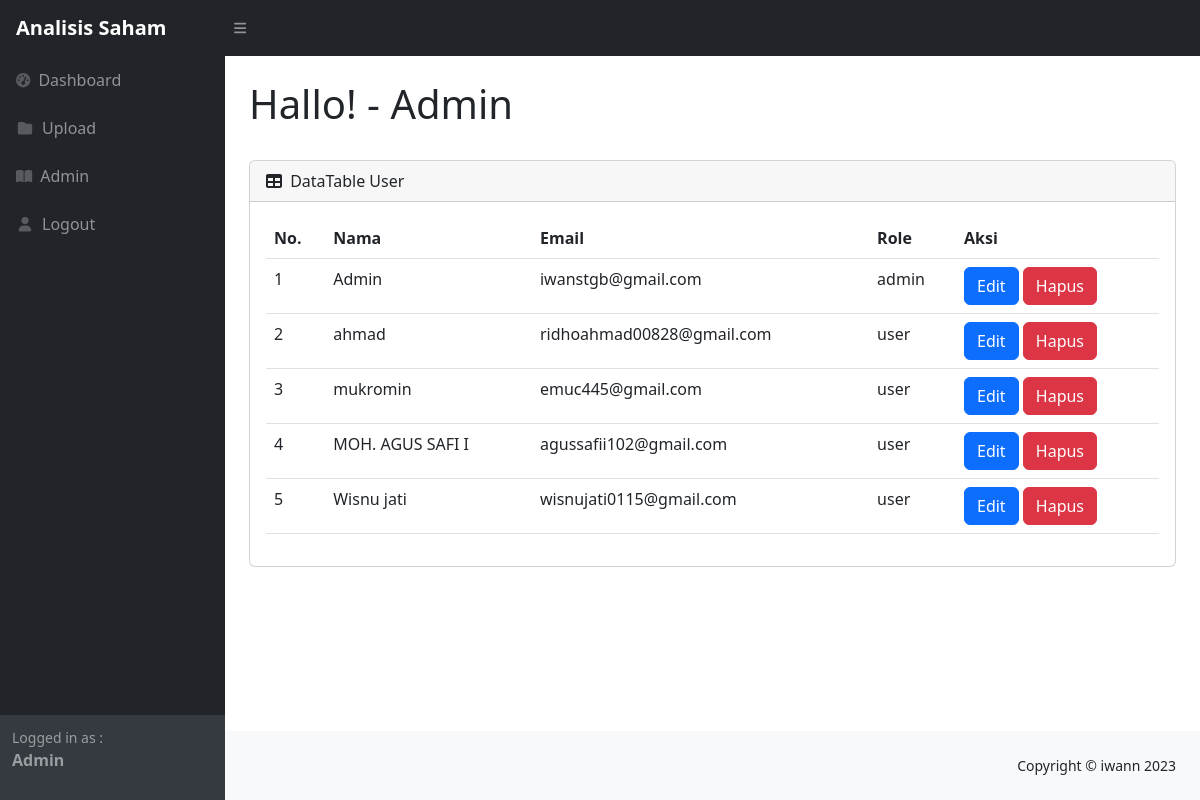
The page /admin/users.php (signed in) on the database its author committed.
### tables this page shows
CREATE TABLE `users` (
  `id` int(11) NOT NULL,
  `nama` varchar(255) NOT NULL,
  `email` varchar(255) NOT NULL,
  `password` varchar(255) NOT NULL,
  `role` enum('user','admin') DEFAULT 'user'
);

### admin/users.php (the view, shortened to what this page needs)
<?php
$userNama = $_SESSION['user_nama'];
$userRole = $_SESSION['user_role'];
require_once('../koneksi.php');
?>
<!DOCTYPE html>
<html lang="en">
<head>
    <link href="https://cdn.jsdelivr.net/npm/simple-datatables@7.1.2/dist/style.min.css" rel="stylesheet" />
    <link href="../css/styles.css" rel="stylesheet" />
</head>
<body class="sb-nav-fixed">
    <nav class="sb-topnav navbar navbar-expand navbar-dark bg-dark">
        <a class="navbar-brand ps-3 fw-bold" href="../index.php">Analisis Saham</a>
        <button class="btn btn-link btn-sm order-1 order-lg-0 me-4 me-lg-0" id="sidebarToggle" href="#!"><i
                class="fas fa-bars"></i></button>
    </nav>
    <div id="layoutSidenav">
        <div id="layoutSidenav_nav">
            <nav class="sb-sidenav accordion sb-sidenav-dark" id="sidenavAccordion">
                <div class="sb-sidenav-menu">
                    <div class="nav">
                        <a class="nav-link" href="../index.php">
                            <div class="sb-nav-link-icon"><i class="fas fa-tachometer-alt"></i></div>
                            Dashboard
                        </a>
                        <a class="nav-link" href="../upload.php">
                            <div class="sb-nav-link-icon"><i class="fas fa-fw fa-folder"></i></div>
                            Upload
                        </a>
                        <?php if ($userRole === 'admin'): ?>
                            <a class="nav-link" href="users.php">
                                <div class="sb-nav-link-icon"><i class="fas fa-book-open"></i></div>
                                Admin
                            </a>
                        <?php endif; ?>
                        <a class="nav-link" href="../logout.php">
                            <div class="sb-nav-link-icon"><i class="fas fa-user fa-fw"></i></div>
                            Logout
                        </a>
                    </div>
                </div>
                <div class="sb-sidenav-footer">
                    <div class="small">Logged in as : </div>
                    <p class="fw-bold">
                        <?php echo $userNama; ?>
                    </p>
                </div>
            </nav>
        </div>
        <div id="layoutSidenav_content">
            <main>
                <div class="container-fluid px-4">
                    <h1 class="mt-4">Hallo! -
                        <?php echo $userNama; ?>
                    </h1>
                    <div class="card mb-4">
                        <div class="card-header">
                            <i class="fas fa-table me-1"></i>
                            DataTable User
                        </div>
                        <div class="card-body">
                            <?php
                            try {
                                $sql = "SELECT * FROM users";
                                $stmt = $conn->query($sql);
                                if ($stmt->rowCount() > 0) {
                                    ?>
                                    <table id='datatablesSimple' class='table'>
                                        <thead>
                                            <tr>
                                                <th>No.</th>
                                                <th>Nama</th>
                                                <th>Email</th>
                                                <th>Role</th>
                                                <th>Aksi</th>
                                            </tr>
                                        </thead>
                                        <tbody>
                                            <?php
                                            $counter = 1;
                                            while ($row = $stmt->fetch(PDO::FETCH_ASSOC)) {
                                                ?>
                                                <tr>
                                                    <td>
                                                        <?= $counter ?>
                                                    </td>
                                                    <td>
                                                        <?= $row['nama'] ?>
                                                    </td>
                                                    <td>
                                                        <?= $row['email'] ?>
                                                    </td>
                                                    <td>
                                                        <?= $row['role'] ?>
                                                    </td>
                                                    <td>
                                                        <a href='edit_user.php?id=<?= $row['id'] ?>'
                                                            class='btn btn-primary'>Edit</a>
                                                        <a href='delete_user.php?id=<?= $row['id'] ?>
                                                        ' onclick="return confirmDelete();"
                                                            class='btn btn-danger'>Hapus</a>
                                                    </td>
                                                </tr>
                                                <?php
                                                $counter++;
                                            }
                                            ?>
                                        </tbody>
                                    </table>
                                    <?php
                                } else {
                                    echo "<p>Tidak ada pengguna yang ditemukan.</p>";
                                }
                            } catch (PDOException $e) {
                                echo "Error: " . $e->getMessage();
                            }
                            ?>
                        </div>
                    </div>
                </div>
            </main>
            <footer class="py-4 bg-light mt-auto">
                <div class="container-fluid px-4">
                    <div class="d-flex align-items-center justify-content-between small">
                        <div> Copyright &copy; iwann 2023 </div>
                    </div>
                </div>
            </footer>
        </div>
    </div>
</body>
</html>

### rows shown on the page
users: nama "Admin", email "iwanstgb@gmail.com", role "admin"
users: nama "ahmad", email "ridhoahmad00828@gmail.com", role "user"
users: nama "mukromin", email "emuc445@gmail.com", role "user"
users: nama "MOH. AGUS SAFI I", email "agussafii102@gmail.com", role "user"
users: nama "Wisnu jati", email "wisnujati0115@gmail.com", role "user"

### other values the page prints
$userNama "Admin"
